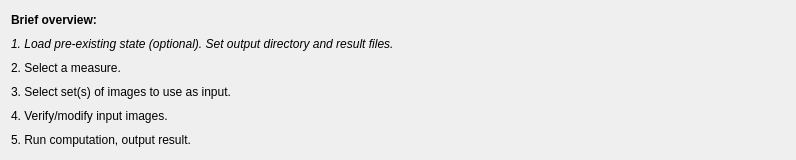
          <widget class="QWidget" name="scrollAreaWidgetContents_2">
           <property name="geometry">
            <rect>
             <x>0</x>
             <y>0</y>
             <width>796</width>
             <height>160</height>
            </rect>
           </property>
           <layout class="QVBoxLayout" name="verticalLayout_9">
            <item>
             <widget class="QLabel" name="label_4">
              <property name="font">
               <font>
                <weight>75</weight>
                <bold>true</bold>
               </font>
              </property>
              <property name="text">
               <string>Brief overview:</string>
              </property>
             </widget>
            </item>
            <item>
             <widget class="QLabel" name="label_7">
              <property name="font">
               <font>
                <italic>true</italic>
               </font>
              </property>
              <property name="text">
               <string>1. Load pre-existing state (optional). Set output directory and result files.</string>
              </property>
             </widget>
            </item>
            <item>
             <widget class="QLabel" name="label_8">
              <property name="text">
               <string>2. Select a measure.</string>
              </property>
             </widget>
            </item>
            <item>
             <widget class="QLabel" name="label_9">
              <property name="text">
               <string>3. Select set(s) of images to use as input.</string>
              </property>
             </widget>
            </item>
            <item>
             <widget class="QLabel" name="label_10">
              <property name="text">
               <string>4. Verify/modify input images.</string>
              </property>
             </widget>
            </item>
            <item>
             <widget class="QLabel" name="label_12">
              <property name="text">
               <string>5. Run computation, output result.</string>
              </property>
             </widget>
            </item>
           </layout>
          </widget>
